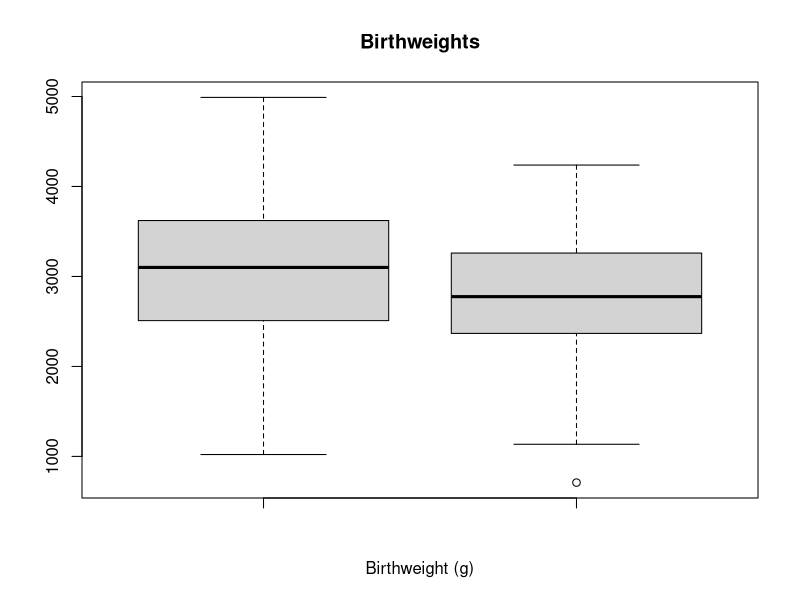
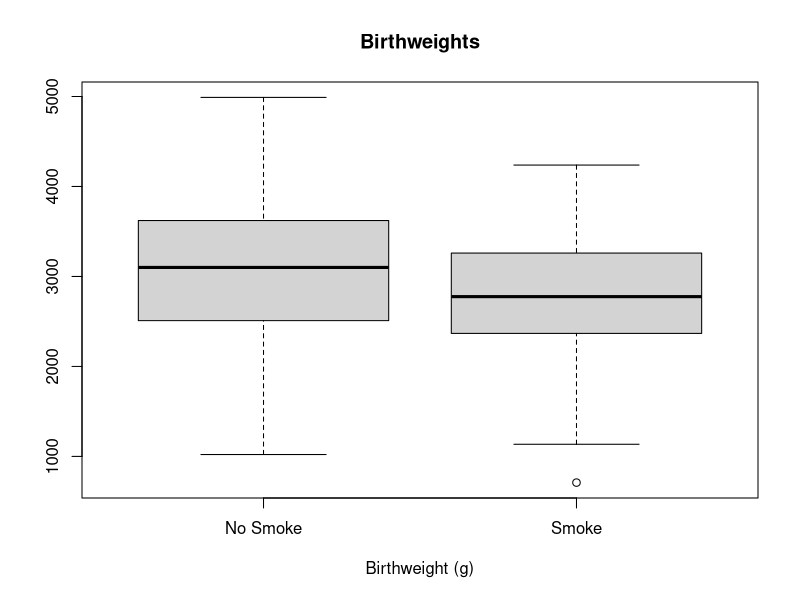
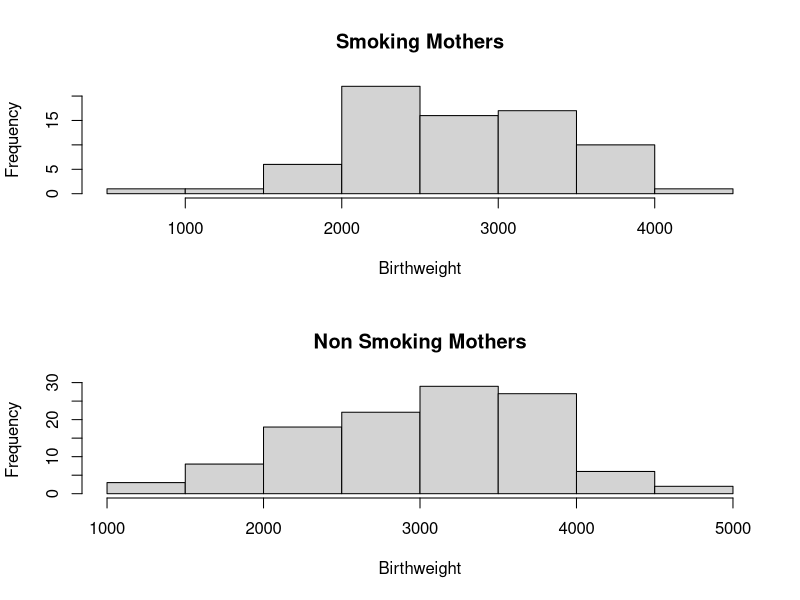
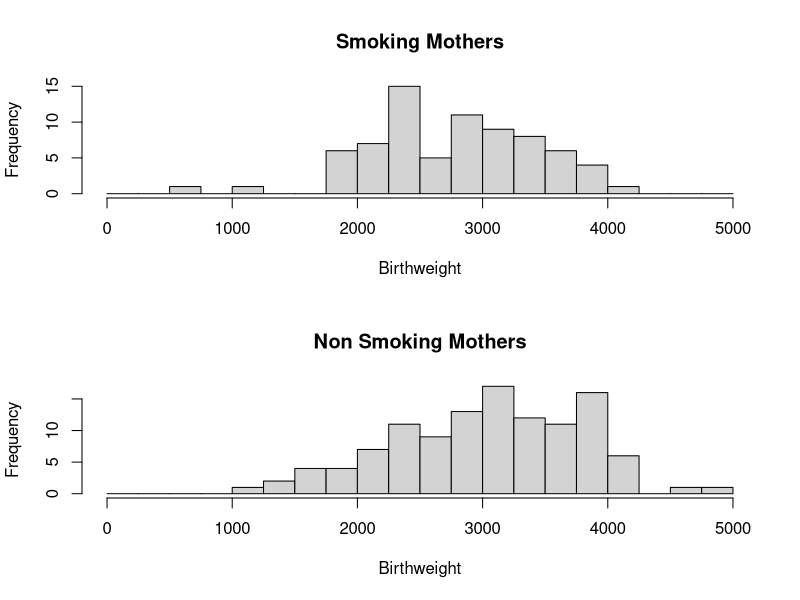
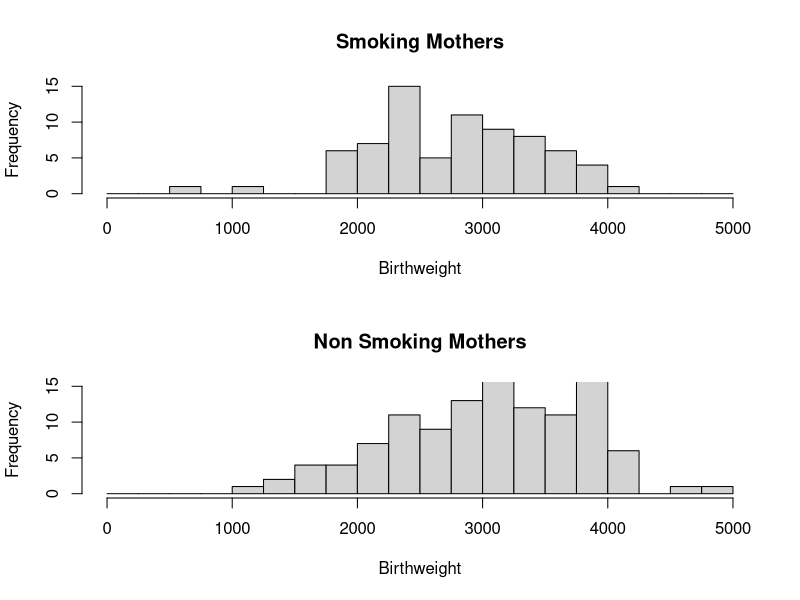
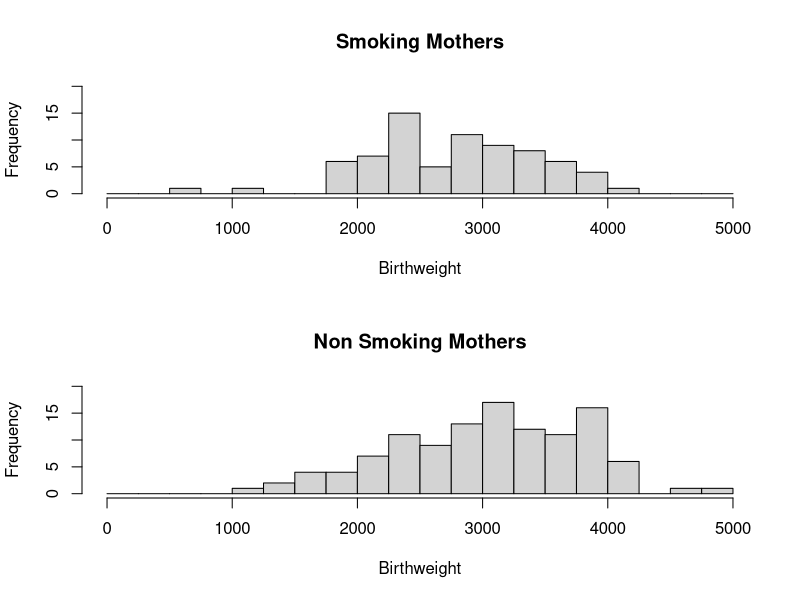
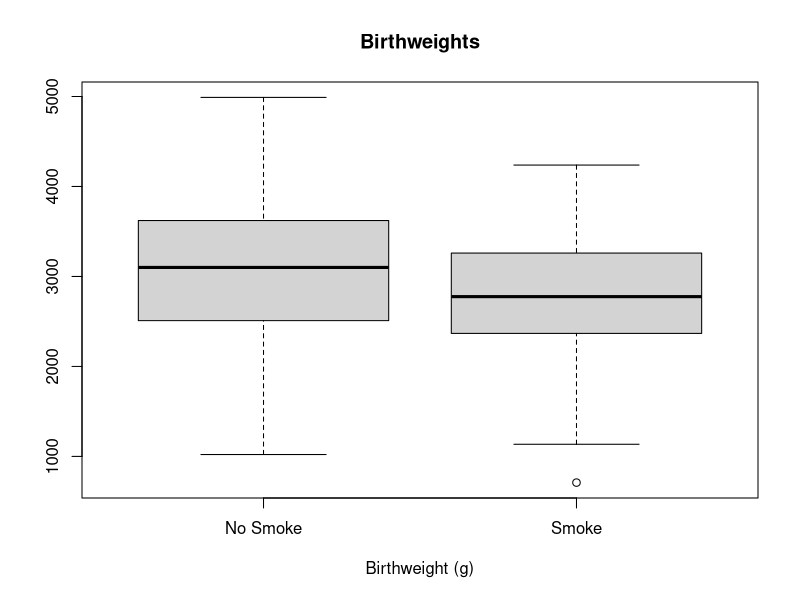
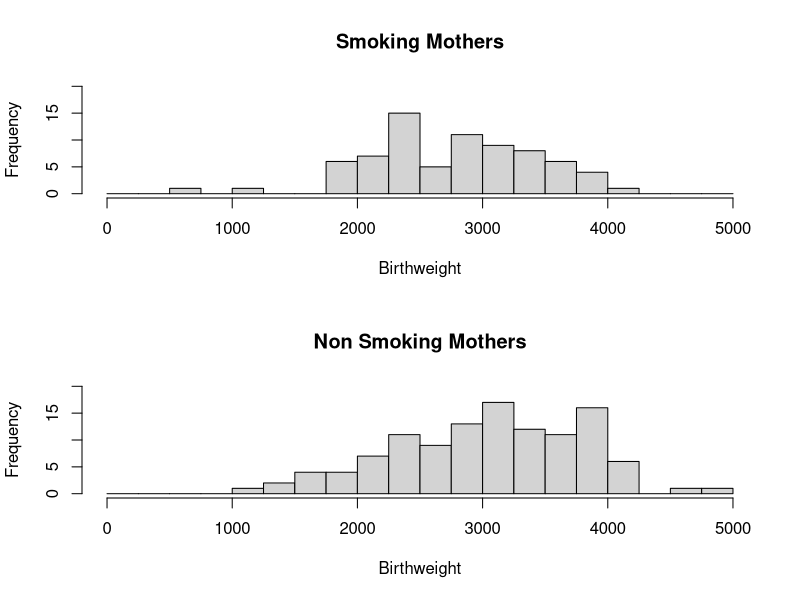

These figures' R source, in order:
## ---- chunk 1
lbw <- read.csv("lbw.csv", header = TRUE)
## ---- chunk 2
lbw$low <- as.factor(lbw$low)
lbw$smoke <- as.factor(lbw$smoke)
str(lbw)
## ---- chunk 3
SmokeY <- subset(lbw, smoke == "1")
SmokeN <- subset(lbw, smoke == "0")
## ---- chunk 4
bwtSmokeY <- SmokeY$bwt
bwtSmokeN <- SmokeN$bwt
## ---- chunk 5
boxplot(bwtSmokeN, bwtSmokeY,
        main = "Birthweights", xlab = "Birthweight (g)")
## ---- chunk 6
boxplot(bwtSmokeN, bwtSmokeY, names = c("No Smoke", "Smoke"),
        main = "Birthweights", xlab = "Birthweight (g)")
## ---- chunk 7
# this makes two rows and 1 column for graphs
par(mfrow = c(2,1))

hist(bwtSmokeY, 
     main = "Smoking Mothers", xlab = "Birthweight")

hist(bwtSmokeN, 
     main = "Non Smoking Mothers", xlab = "Birthweight")

# this makes one row and one column for graphing (restoring to default)
par(mfrow = c(1,1)) 
## ---- chunk 8
# start from 0, end at 5000, step length is 250
seq(0, 5000, 250)
## ---- chunk 9
# this makes two rows and 1 column for graphs
par(mfrow = c(2,1))

hist(bwtSmokeY, breaks = seq(0, 5000, 250),
     main = "Smoking Mothers", xlab = "Birthweight")

hist(bwtSmokeN, breaks = seq(0, 5000, 250),
     main = "Non Smoking Mothers", xlab = "Birthweight")

# this makes one row and one column for graphing (restoring to default)
par(mfrow = c(1,1)) 
## ---- chunk 10
# this makes two rows and 1 column for graphs
par(mfrow = c(2,1))

hist(bwtSmokeY, breaks = seq(0, 5000, 250), ylim = c(0, 15),
     main = "Smoking Mothers", xlab = "Birthweight")

hist(bwtSmokeN, breaks = seq(0, 5000, 250), ylim = c(0, 15),
     main = "Non Smoking Mothers", xlab = "Birthweight")

# this makes one row and one column for graphing (restoring to default)
par(mfrow = c(1,1)) 
## ---- chunk 11
# this makes two rows and 1 column for graphs
par(mfrow = c(2,1))

hist(bwtSmokeY, breaks = seq(0, 5000, 250), ylim = c(0, 20),
     main = "Smoking Mothers", xlab = "Birthweight")

hist(bwtSmokeN, breaks = seq(0, 5000, 250), ylim = c(0, 20),
     main = "Non Smoking Mothers", xlab = "Birthweight")

# this makes one row and one column for graphing (restoring to default)
par(mfrow = c(1,1)) 
## ---- chunk 12
boxplot(bwtSmokeN, bwtSmokeY, names = c("No Smoke", "Smoke"),
        main = "Birthweights", xlab = "Birthweight (g)")
## ---- chunk 13
# this makes two rows and 1 column for graphs
par(mfrow = c(2,1))

hist(bwtSmokeY, breaks = seq(0, 5000, 250), ylim = c(0, 20),
     main = "Smoking Mothers", xlab = "Birthweight")

hist(bwtSmokeN, breaks = seq(0, 5000, 250), ylim = c(0, 20),
     main = "Non Smoking Mothers", xlab = "Birthweight")

# this makes one row and one column for graphing (restoring to default)
par(mfrow = c(1,1)) 
## ---- chunk 14
# Calculate mean
mean(bwtSmokeN)
mean(bwtSmokeY)

# Calculate the median
median(bwtSmokeN)
median(bwtSmokeY)
## ---- chunk 15
# quantiles
quantile(bwtSmokeN)
quantile(bwtSmokeY)
# standard deciation
sd(bwtSmokeN)
sd(bwtSmokeY)
